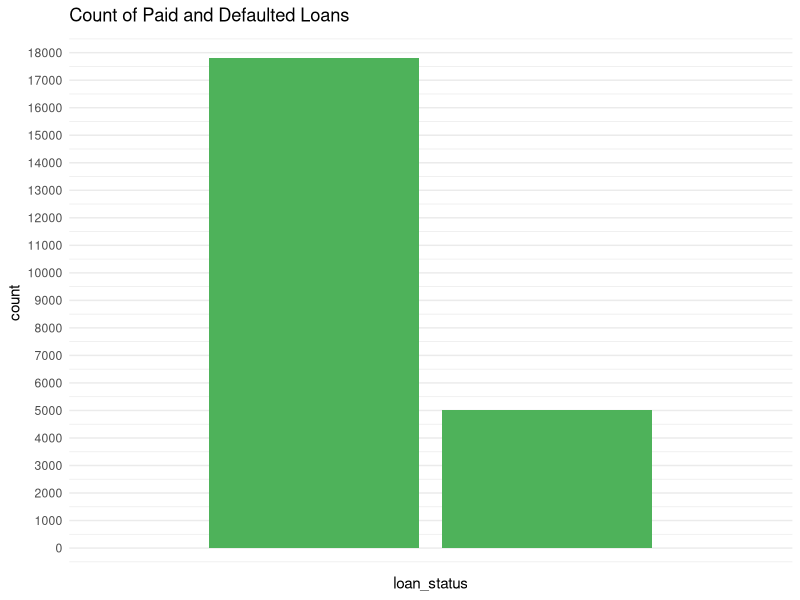
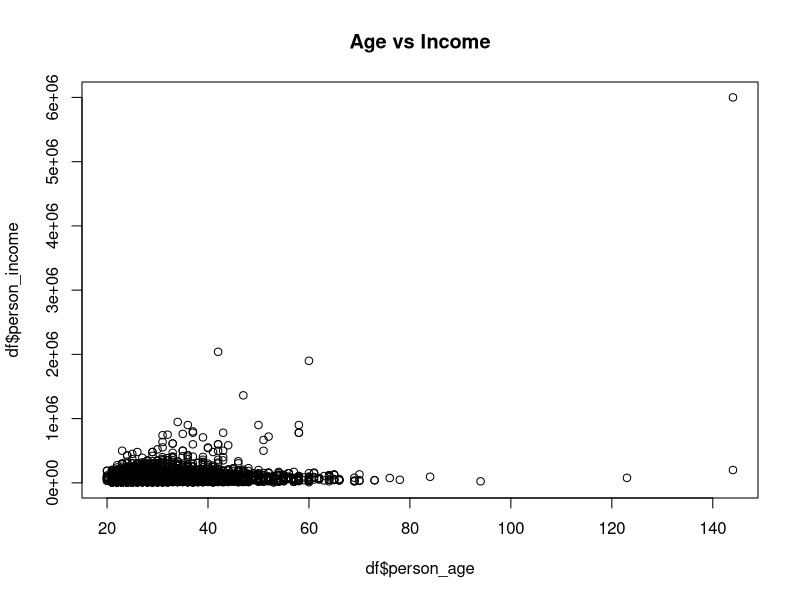
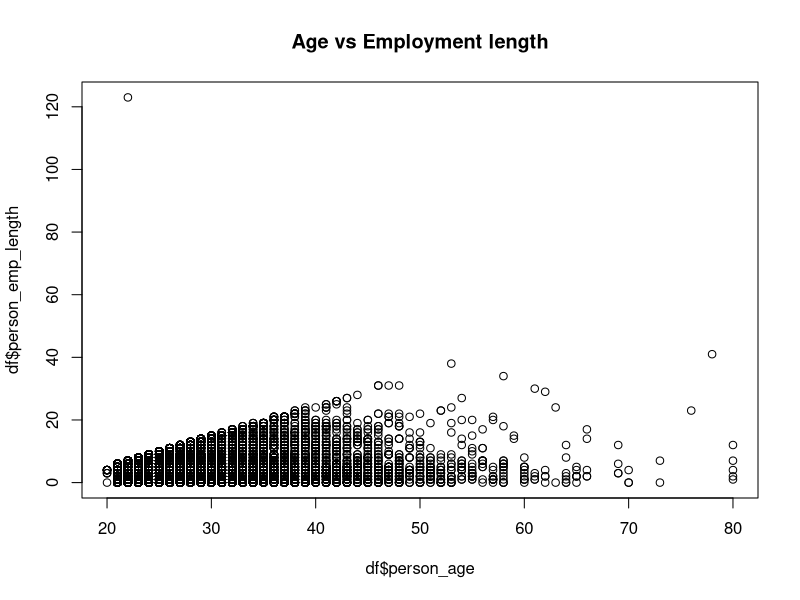
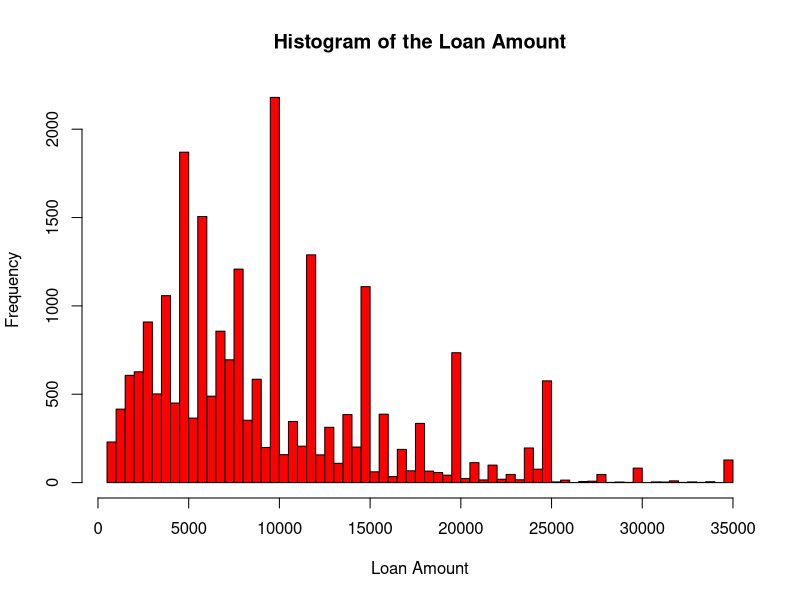
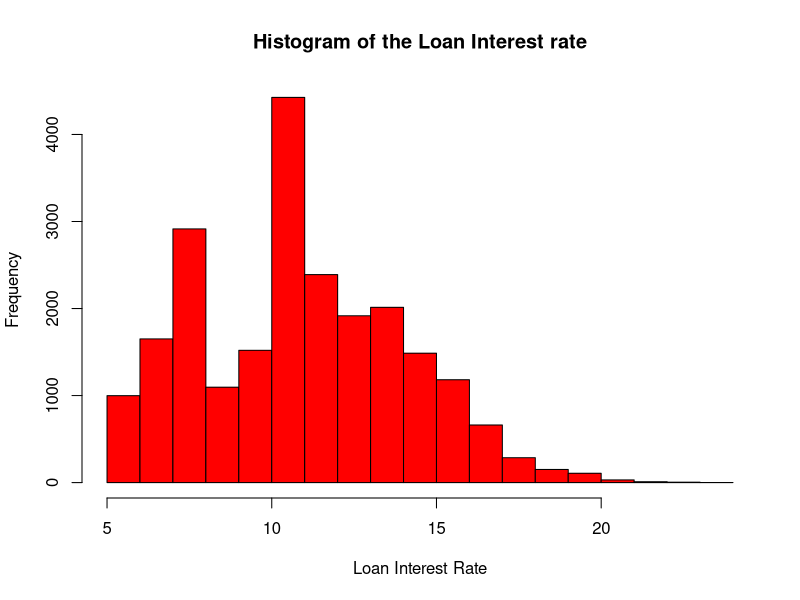
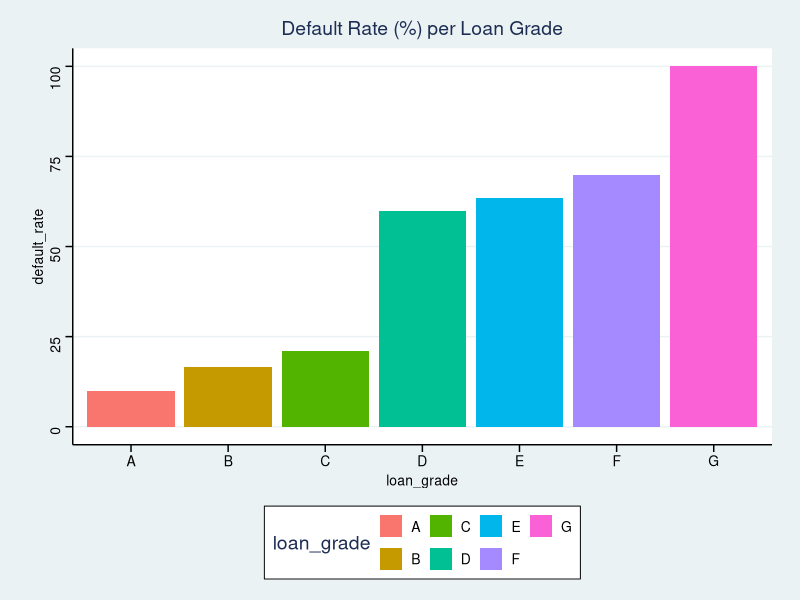
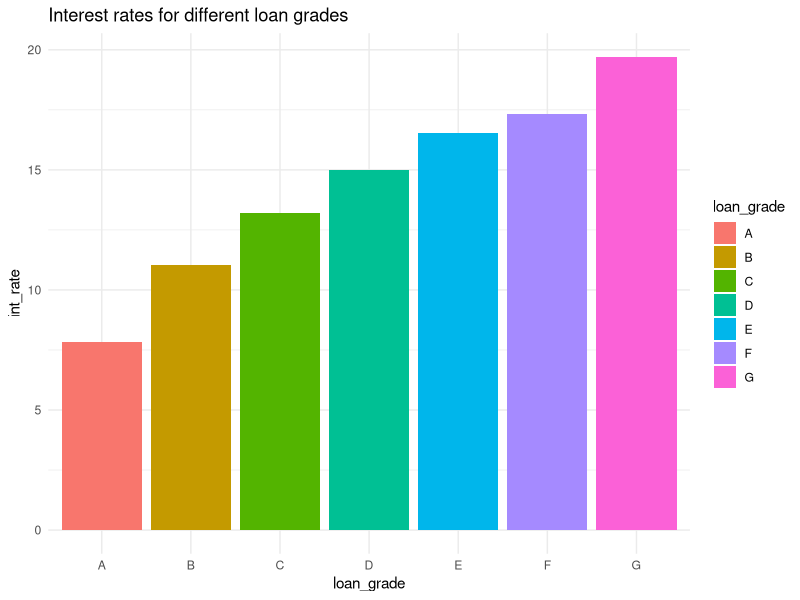
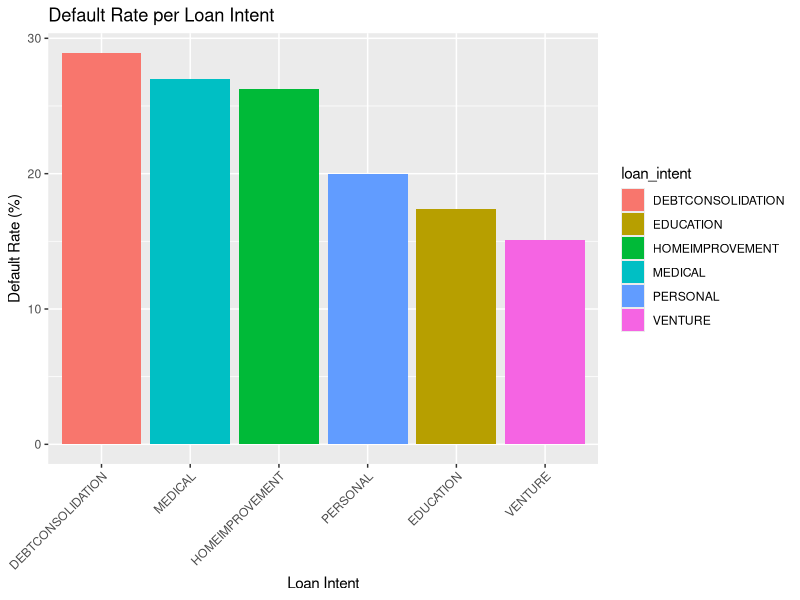

The R script that drew these images, in order:
## ---- chunk 1
.libPaths(c('C:/Users/Acer/Documents/R/win-library/4.1'))
## ---- chunk 2
library(caTools)
library(fastDummies)
library(tidyverse)
library(ROCR) # for ROC curv
library(randomForest)
library(ggplot2)
library(ggthemes)

## ---- chunk 3
# loading the dataset
df <- read.csv("dataset/credit_risk_dataset_training.csv",header=T)
head(df)

## ---- chunk 4
# bar plot of default and paid
g <- ggplot(df, aes(loan_status)) +
  geom_bar(fill = "#4EB25A") +
  theme(axis.title.x=element_blank()) + 
  theme(axis.title.y=element_blank()) +
  scale_y_continuous(breaks=seq(0,18000,1000)) +
  scale_x_discrete(labels = c("Paid","Default")) +
  ggtitle("Count of Paid and Defaulted Loans") + 
  theme_minimal()

g

## ---- chunk 5
# convert categorical columns from char to factor
df$person_home_ownership <- as.factor(df$person_home_ownership)
df$loan_intent <- as.factor(df$loan_intent)
df$loan_grade <- as.factor(df$loan_grade)
df$cb_person_default_on_file <- as.factor(df$cb_person_default_on_file)
df$loan_status <- as.factor(df$loan_status)

summary(df)

## ---- chunk 6
plot(df$person_age, df$person_income, main="Age vs Income")
## ---- chunk 7
# Imputing Missing values
# columns with missing values: person_emp_length, loan_int_rate

# impute using median of columns
emp_length_median <- median(df$person_emp_length,na.rm=T)
emp_length_median
df$person_emp_length[is.na(df$person_emp_length)] <- emp_length_median

int_rate_median <- median(df$loan_int_rate, na.rm=T)
int_rate_median
df$loan_int_rate[is.na(df$loan_int_rate)] <- int_rate_median

## ---- chunk 8
# impute where age is greater than 80
age_idx <- which(df$person_age > 80)
df[age_idx,]$person_age <- 80

## ---- chunk 9
# Use capping 

# person_income
qnt <- quantile(df$person_income,c(0.25,0.75),na.rm=T)
cap <- quantile(df$person_income,c(0.05,0.95,na.rm=T))
threshold <- 1.5 * IQR(df$person_income,na.rm=T)

# replace outliers using capping method
df$person_income[df$person_income > (qnt[[2]]+threshold)] <- cap[[2]]
summary(df$person_income)

# employment length
plot(df$person_age, df$person_emp_length, main="Age vs Employment length")

df$person_emp_length[1] <- median(df$person_emp_length)

## ---- chunk 10
# EDA

# histogram of loan amount
hist(df$loan_amnt, breaks = 50, xlab = "Loan Amount", 
     main = "Histogram of the Loan Amount",col = "red")

## ---- chunk 11
# histogram of interest rate
hist(df$loan_int_rate, breaks = 20, xlab = "Loan Interest Rate", 
     main = "Histogram of the Loan Interest rate",col = "red")

## ---- chunk 12

g1 <- df %>% filter(loan_status==1) %>% group_by(loan_grade) %>% summarise(default_counts=n())
g2 <- df %>% group_by(loan_grade) %>% summarise(count = n())
g3 <- g2 %>% left_join(g1) %>% mutate(default_rate = (default_counts/count * 100))

ggplot(g3, aes(x=loan_grade, y=default_rate, fill=loan_grade)) + geom_bar(stat="identity") + ggtitle("Default Rate (%) per Loan Grade") + theme_stata()

## ---- chunk 13
# relationship between loan grade vs interest rate

x1 <- df %>% filter(loan_status == 1) %>% group_by(loan_grade) %>% summarise(int_rate = mean(loan_int_rate))

ggplot(x1, aes(x=loan_grade, y=int_rate, fill=loan_grade)) + geom_bar(stat="identity",position="dodge") + ggtitle("Interest rates for different loan grades") + theme_minimal()

## ---- chunk 14
# default rate for each intent
g1 <- df %>% filter(loan_status == 1) %>% group_by(loan_intent) %>% summarise(default_counts = n())
g2 <- df %>% group_by(loan_intent) %>% summarise(count = n())
g3 <- g2 %>% left_join(g1) %>% mutate(default_rate = default_counts/count*100)
ggplot(g3, aes(x=reorder(loan_intent,-default_rate), y=default_rate,fill=loan_intent)) + geom_bar(stat="identity") + 
  theme(axis.text.x = element_text(angle=45, vjust=1, hjust=1)) + 
  ggtitle("Default Rate per Loan Intent") +
  labs(x="Loan Intent", y="Default Rate (%)")
## ---- chunk 15

# create dummy variables
df <- dummy_cols(df,
                 select_columns = c('person_home_ownership','loan_intent','loan_grade','cb_person_default_on_file'),
                 remove_first_dummy=TRUE,
                 remove_selected_columns=TRUE)
df <- df %>% select(-loan_status, everything())

head(df,10)
## ---- chunk 16
# Data Splitting
set.seed(30) 
train <- sample.split(df$loan_status, SplitRatio = 0.75)

# get number of rows and columns for train set
train_dim <- dim(df[train,])
paste("Number of rows and columns for training set: ",train_dim)

# get number of rows and columns for test set
test_dim <- dim(df[!train,])
paste("Number of rows and columns for test set: ",test_dim)

# create a separate dataframe for training set
train_set <- df[train,]

# create a separate df for testing
test_set <- df[!train,]

## ---- chunk 17

# logistic regression with more than one predictors
glm.mult <- glm(loan_status~., data=train_set, family="binomial")
summary(glm.mult)

# predict on test set
preds <- predict(glm.mult, newdata = test_set, type="response")

pred_50.results <- ifelse(preds>0.5,1,0)
#pred_50.results

pred_30.results <- ifelse(preds>0.3,1,0)
pred_20.results <- ifelse(preds>0.2,1,0)

# model accuracy
cat("Accuracy at 0.5 threshold",mean(pred_50.results == test_set$loan_status))
cat("Accuracy at 0.3 threshold",mean(pred_30.results==test_set$loan_status))
cat("Accuracy at 0.2 threshold",mean(pred_20.results==test_set$loan_status))

confusionMatrix <- table(pred_50.results, test_set$loan_status)
confusionMatrix

sum(diag(confusionMatrix))/sum(confusionMatrix)

## ---- chunk 18
# ROC curve
pr <- prediction(pred_50.results,test_set$loan_status)
prf <- performance(pr, measure="tpr", x.measure="fpr")
plot(prf)

## ---- chunk 19
# get area under the ROC curve
auc <- performance(pr, measure='auc')
auc <- auc@y.values[[1]]
auc # 0.74

## ---- chunk 20
# Random Forest model
set.seed(333)
rfModel <- randomForest(loan_status~.,data=train_set)
rfFit <- predict(rfModel, test_set ,type="prob")[,2]
rfPred <- prediction(rfFit, test_set$loan_status)
plot(performance(rfPred,'tpr','fpr'))

## ---- chunk 21
performance(rfPred, measure = 'auc')@y.values[[1]] # 0.9279
## ---- chunk 22

par(mfrow=c(1,1))
varImpPlot(rfModel, pch=1, main="Random Forest Model Variables Importance")

## ---- chunk 23
rf_confusionMatrix <- table(test_set$loan_status,predict(rfModel, test_set, type="class"))
rf_accuracy <- sum(diag(rf_confusionMatrix))/sum(rf_confusionMatrix)

## ---- chunk 24
# will be used to fit model
evaluation_df <- read.csv("dataset/credit_risk_dataset_test.csv", header=T)
# will be used to export predictions
eval_df_orig <- read.csv("dataset/credit_risk_dataset_test.csv", header=T)
head(evaluation_df)

## ---- chunk 25

# drop the target variable
evaluation_df <- evaluation_df %>% select(-loan_status)
## ---- chunk 26

evaluation_df$person_home_ownership <- as.factor(evaluation_df$person_home_ownership)
evaluation_df$loan_intent <- as.factor(evaluation_df$loan_intent)
evaluation_df$loan_grade <- as.factor(evaluation_df$loan_grade)
evaluation_df$cb_person_default_on_file <- as.factor(evaluation_df$cb_person_default_on_file)

#summary(evaluation_df)

# handling NA values

# median impute for person_emp_length, loan_int_rate
emp_length_median <- median(evaluation_df$person_emp_length,na.rm=T)
emp_length_median
evaluation_df$person_emp_length[is.na(evaluation_df$person_emp_length)] <- emp_length_median

int_rate_median <- median(evaluation_df$loan_int_rate, na.rm=T)
int_rate_median
evaluation_df$loan_int_rate[is.na(evaluation_df$loan_int_rate)] <- int_rate_median

# summary(evaluation_df)

# person_income
qnt <- quantile(evaluation_df$person_income,c(0.25,0.75),na.rm=T)
cap <- quantile(evaluation_df$person_income,c(0.05,0.95,na.rm=T))
threshold <- 1.5 * IQR(evaluation_df$person_income,na.rm=T)

# replace outliers using capping method
evaluation_df$person_income[evaluation_df$person_income > (qnt[[2]]+threshold)] <- cap[[2]]
# summary(evaluation_df$person_income)

# make maximum age 80
max_ages_idx <- which(evaluation_df$person_age > 80)
evaluation_df[max_ages_idx,]$person_age <- 80

# create dummy variables
evaluation_df <- dummy_cols(evaluation_df,
           select_columns = c('person_home_ownership','loan_intent','loan_grade','cb_person_default_on_file'),
           remove_first_dummy=TRUE,
           remove_selected_columns=TRUE)

head(evaluation_df)
## ---- chunk 27
eval_df_orig$loan_status <- predict(rfModel, evaluation_df, type="class")
write.csv(eval_df_orig,"./dataset/submission.csv",row.names=F)
